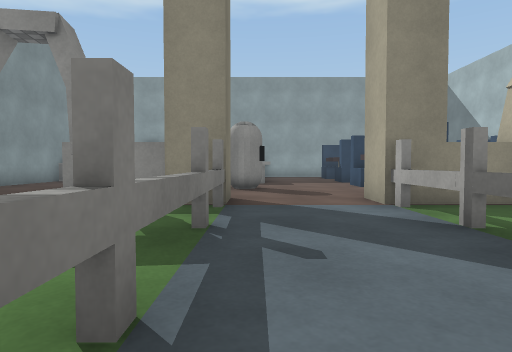
[1] (above)

17 first-person views from a walk through a Unity game level. The camera is 0.68 m above the floor, tilts 2° down and sees 75° across. The floor is counted in squares, 1 m on a side. Each view is taken from the middle of a square. On the plan, view 1 faces up. The plan holds only what a view shows up to about 10 squares ahead; the rest is blank. Surface patterns are stand-ins for the level's own textures.

[2]
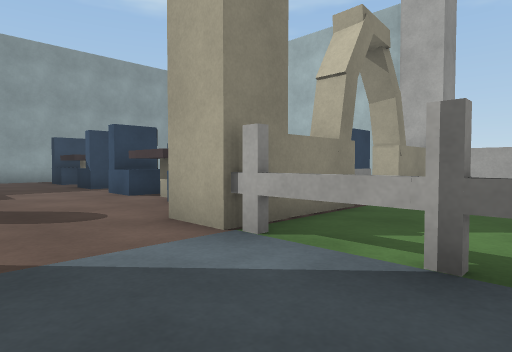

[3]
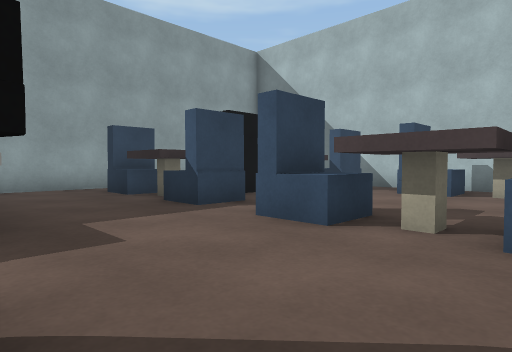

[4]
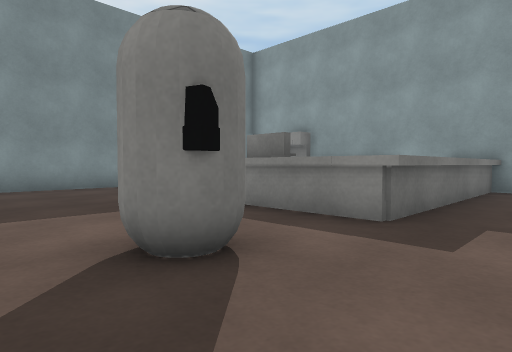

[5]
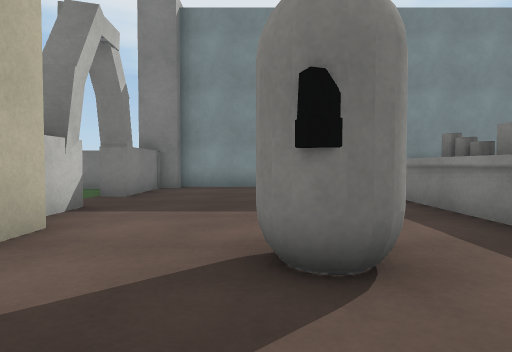

[6]
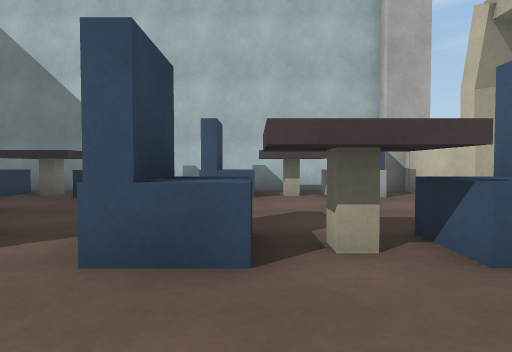

[7]
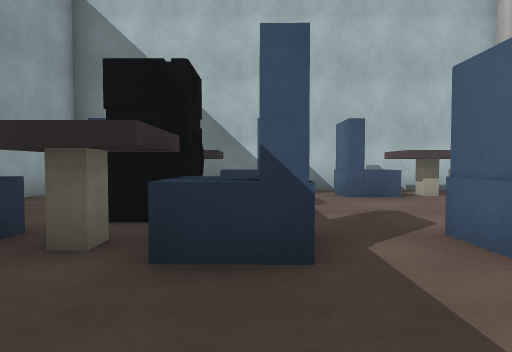

[8]
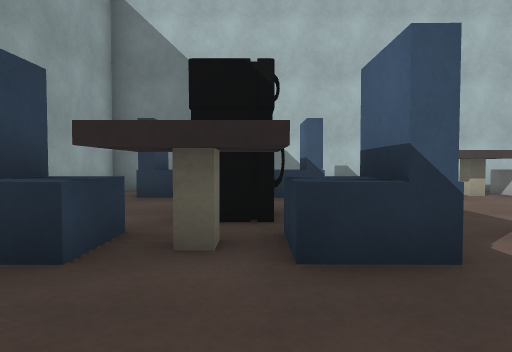

[9]
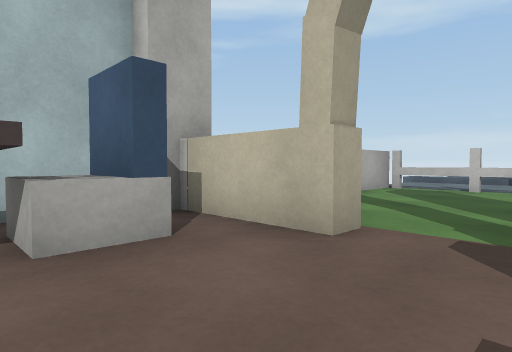

[10]
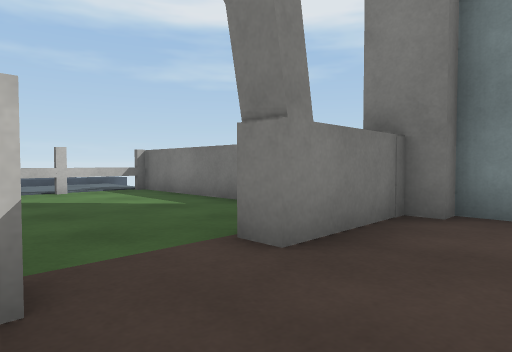

[11]
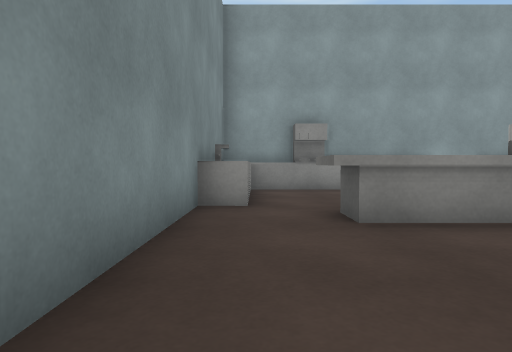

[12]
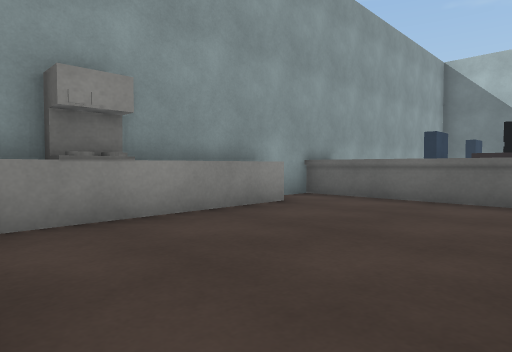

[13]
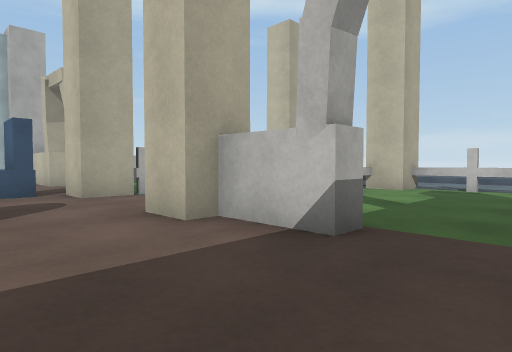

[14]
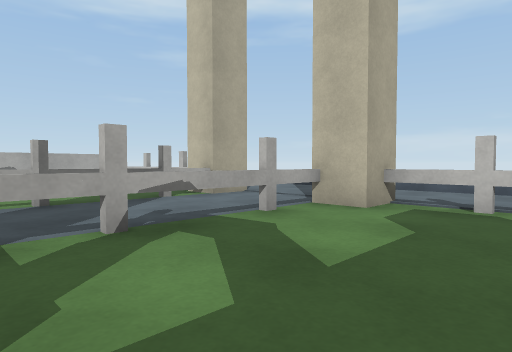

[15]
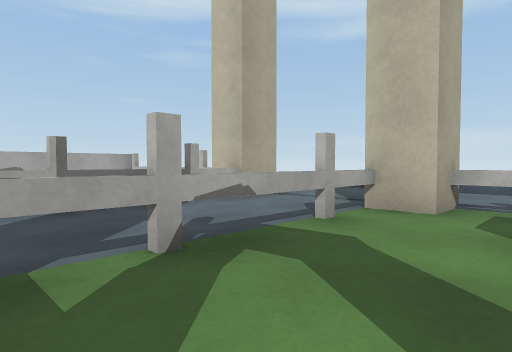

[16]
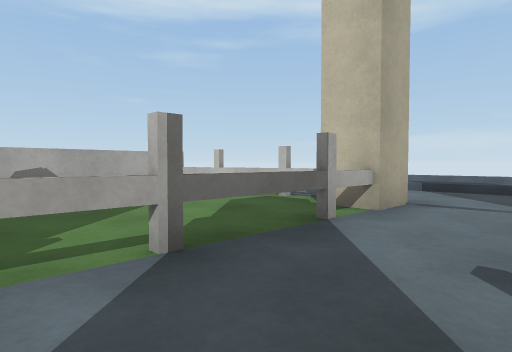

[17]
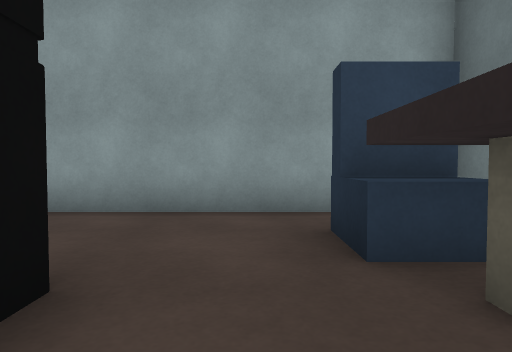

### Floor plan
Key: @ floor where view 1 was taken; # wall or solid block; x gap in a wall; . main floor; : floor 0.05 m higher than the main floor; + floor 0.2 m higher than the main floor; = window, fence, low wall or low ledge; ^ raised ledge; v drop or lower ground; C capsule; T thing the floor can be seen under or through; U cup; B block; O other object.
Columns run from 8 left of view 1 to 10 right of it. Each row starts with its distance up from view 1.
 18 ###O####^##########
 17  #O^^^# ^.........#
 16   ......^..OO...OO#
 15 B#......^..OO#..OO#
 14 B#......^..OOO..OO#
 13 #.^^^^  ^..OO...OO#
 12 #.^^^UO^^.........#
 11 #..........OO...OO#
 10 #......CO..OO...OO#
  9 #.......O..OO...OO#
  8 #..........OO...OO#
  7 #..........x......#
  6 ###..###...##..####
  5 #......#..T......#
  4 #......T..T......#
  3 #......T..T......#
  2 #......T..T......#
  1 #......T..T......#
  0 ##.....T@..#.....#
 -1  :=TTTT:::::####=:
 -2  ::: ::: :::   ::
 -3   :: ::: :::
 -4          +++
 -5           v

Where each view was taken, in squares from view 1:
view 1: 0 up, 0 right, facing up
view 2: 3 up, 0 right, facing up-right
view 3: 8 up, 0 right, facing up-right
view 4: 8 up, 2 right, facing up-left
view 5: 9 up, 2 right, facing left
view 6: 10 up, 1 right, facing right
view 7: 13 up, 1 right, facing right
view 8: 14 up, 1 right, facing right
view 9: 9 up, 5 right, facing down-right
view 10: 8 up, 3 left, facing down-left
view 11: 8 up, 7 left, facing up
view 12: 13 up, 7 left, facing up-right
view 13: 9 up, 5 left, facing down-right
view 14: 5 up, 4 left, facing down-right
view 15: 5 up, 3 left, facing down-right
view 16: 5 up, 0 right, facing down-right
view 17: 13 up, 7 right, facing up
